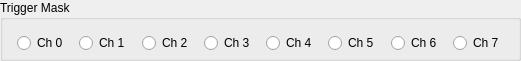
   <widget class="QGroupBox" name="groupBox_3">
    <property name="geometry">
     <rect>
      <x>30</x>
      <y>610</y>
      <width>521</width>
      <height>61</height>
     </rect>
    </property>
    <property name="title">
     <string>Trigger Mask</string>
    </property>
    <widget class="QWidget" name="layoutWidget">
     <property name="geometry">
      <rect>
       <x>17</x>
       <y>29</y>
       <width>492</width>
       <height>28</height>
      </rect>
     </property>
     <layout class="QHBoxLayout" name="horizontalLayout_13">
      <item>
       <widget class="QRadioButton" name="radioButton_CoinCh0">
        <property name="text">
         <string>Ch 0</string>
        </property>
        <property name="autoExclusive">
         <bool>false</bool>
        </property>
       </widget>
      </item>
      <item>
       <widget class="QRadioButton" name="radioButton_CoinCh1">
        <property name="text">
         <string>Ch 1</string>
        </property>
        <property name="autoExclusive">
         <bool>false</bool>
        </property>
       </widget>
      </item>
      <item>
       <widget class="QRadioButton" name="radioButton_CoinCh2">
        <property name="text">
         <string>Ch 2</string>
        </property>
        <property name="autoExclusive">
         <bool>false</bool>
        </property>
       </widget>
      </item>
      <item>
       <widget class="QRadioButton" name="radioButton_CoinCh3">
        <property name="text">
         <string>Ch 3</string>
        </property>
        <property name="autoExclusive">
         <bool>false</bool>
        </property>
       </widget>
      </item>
      <item>
       <widget class="QRadioButton" name="radioButton_CoinCh4">
        <property name="text">
         <string>Ch 4</string>
        </property>
        <property name="autoExclusive">
         <bool>false</bool>
        </property>
       </widget>
      </item>
      <item>
       <widget class="QRadioButton" name="radioButton_CoinCh5">
        <property name="text">
         <string>Ch 5</string>
        </property>
        <property name="autoExclusive">
         <bool>false</bool>
        </property>
       </widget>
      </item>
      <item>
       <widget class="QRadioButton" name="radioButton_CoinCh6">
        <property name="text">
         <string>Ch 6</string>
        </property>
        <property name="autoExclusive">
         <bool>false</bool>
        </property>
       </widget>
      </item>
      <item>
       <widget class="QRadioButton" name="radioButton_CoinCh7">
        <property name="text">
         <string>Ch 7</string>
        </property>
        <property name="autoExclusive">
         <bool>false</bool>
        </property>
       </widget>
      </item>
     </layout>
    </widget>
   </widget>
